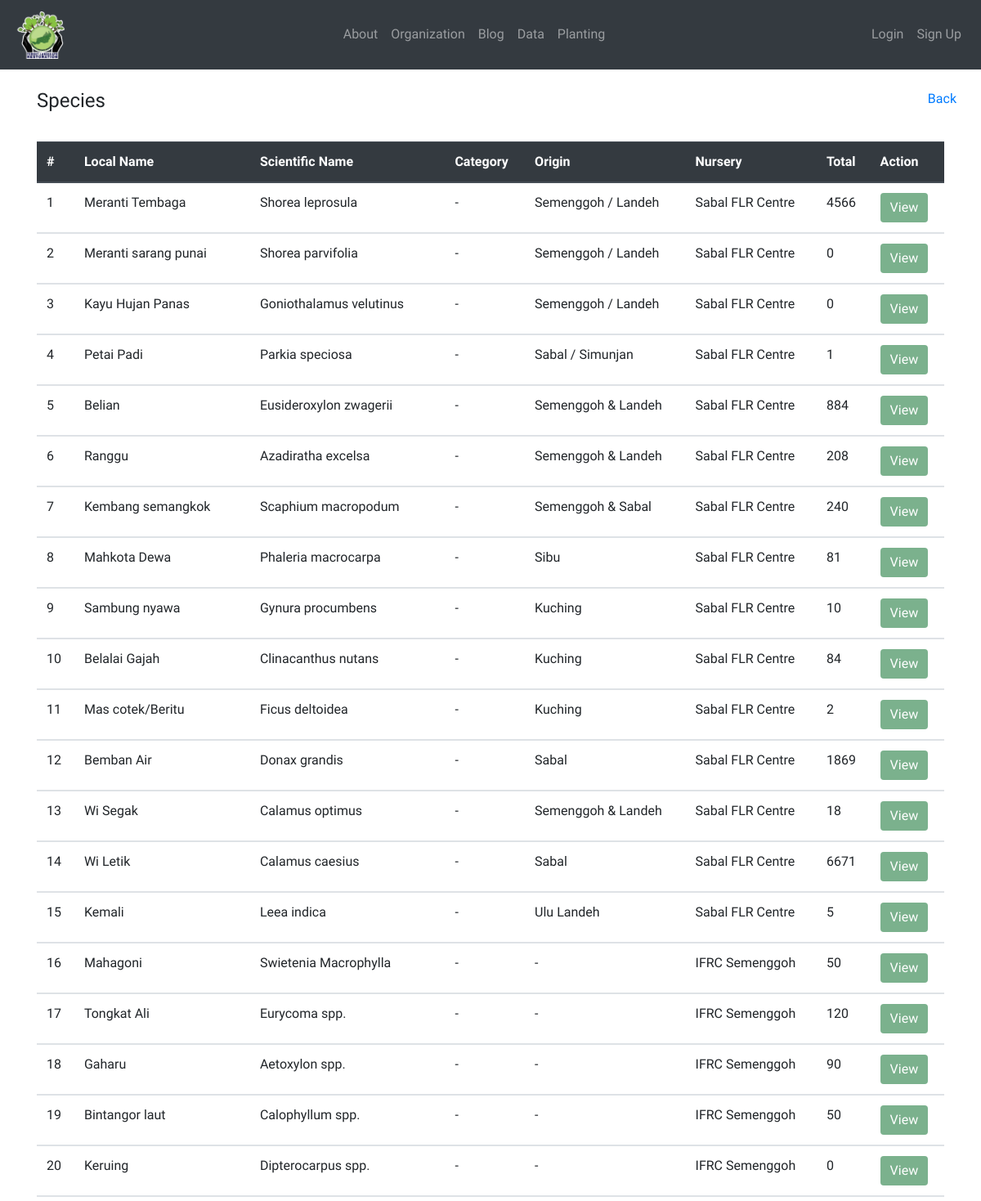
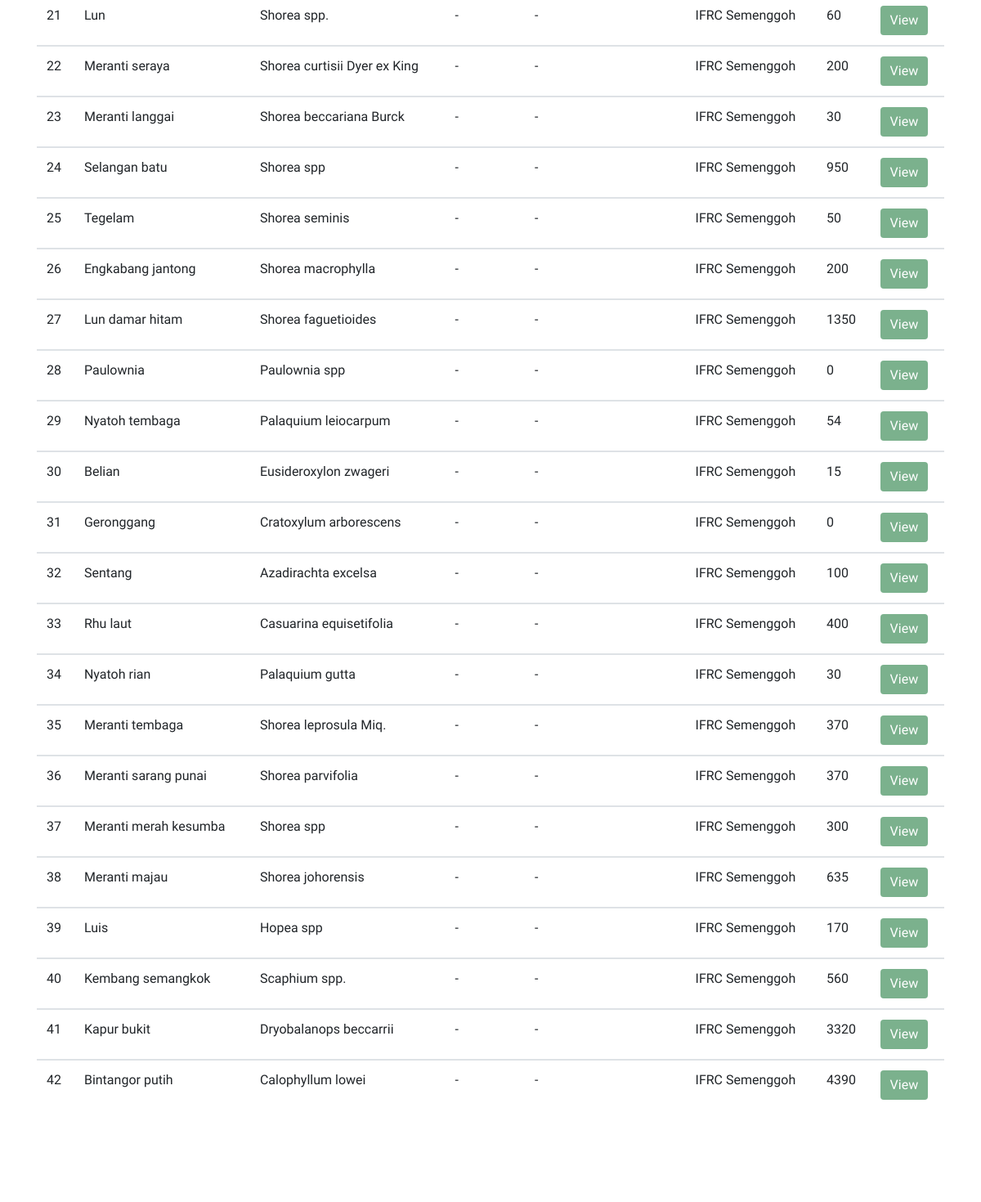
Before: /data/tree_species/ (upper part) with the older database file (2 pictures, top to bottom).
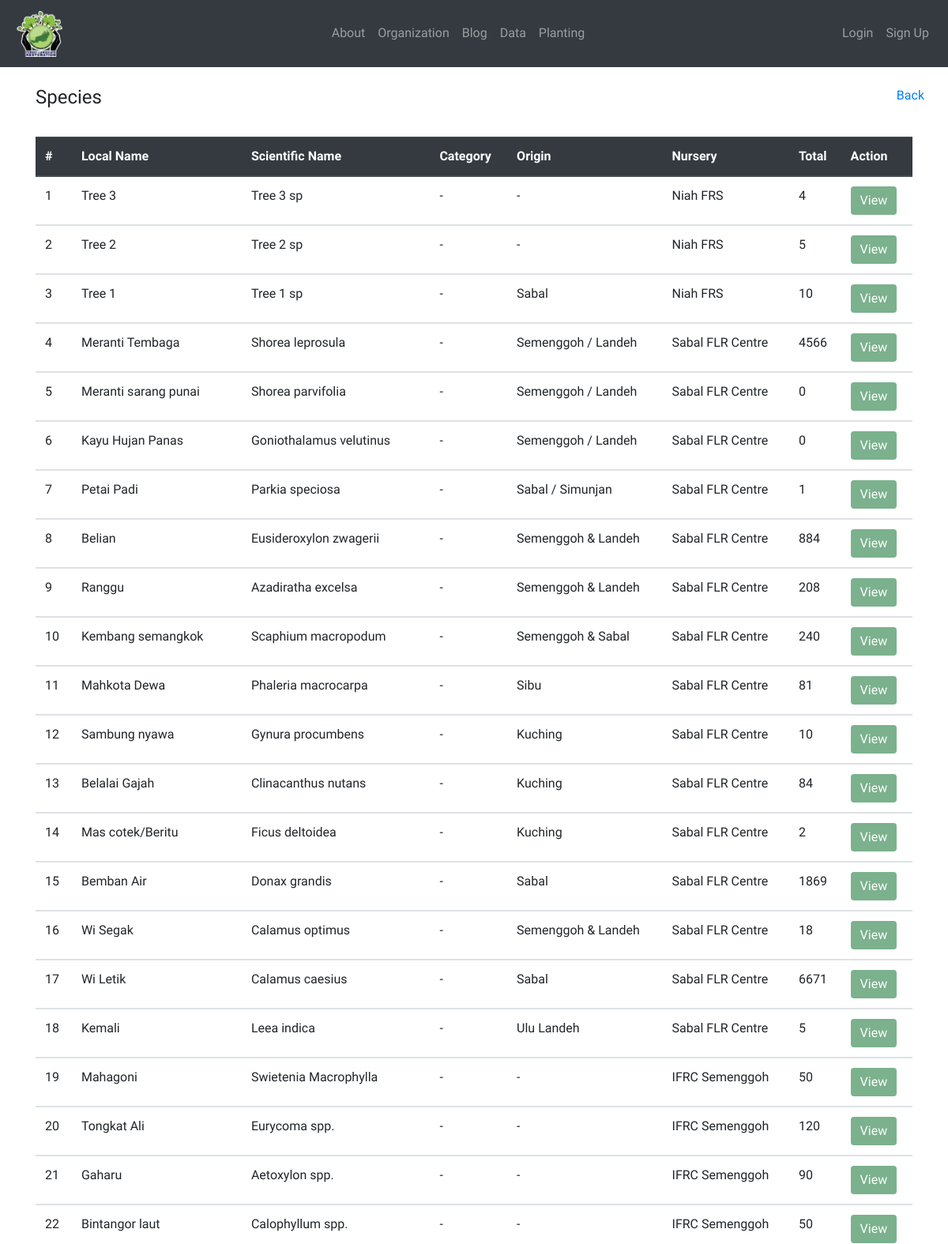
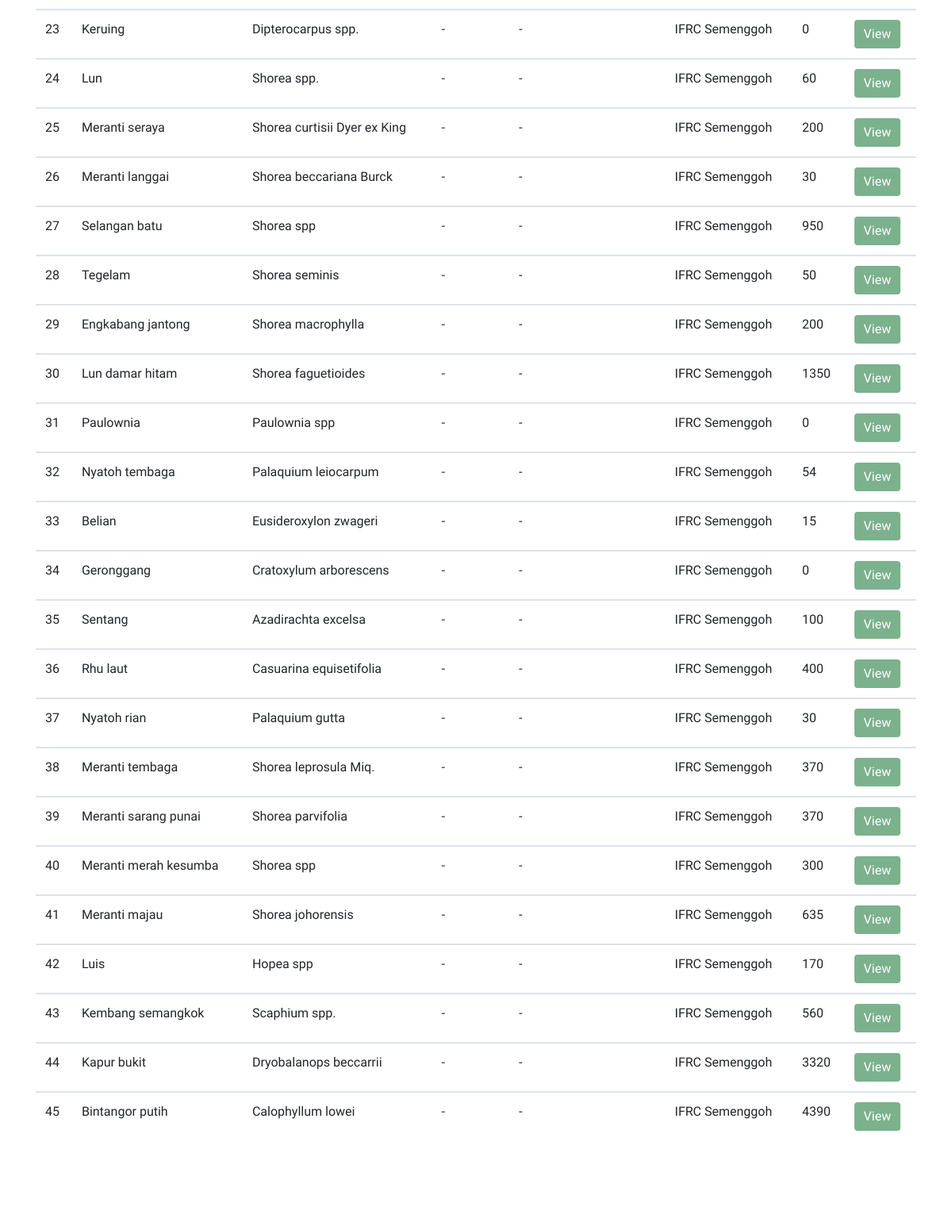
After: the same page with the newer database file (2 pictures, top to bottom).
### data/models.py (models this page shows, shortened)
class TreeSpeciesData(models.Model):
	date_input = models.DateTimeField(auto_now_add=True)
	tree_species_img = models.ImageField('Tree Species Image',null=True, blank=True, upload_to='tree_species_img/')
	local_name = models.CharField('Local Name', max_length=250)
	scientific_name = models.CharField(max_length=250, null=True)
	category = models.CharField(max_length=250, null=True)
	origin = models.CharField(max_length=250, null=True)
	quantity = models.IntegerField('Total', null=True)
	description = models.TextField(blank=True)
	nursery = models.CharField(max_length=250, blank=True)
	remarks = models.CharField(max_length=250, blank=True)

### data/views.py (the view)
# urls.py: path('tree_species/', TreeSpeciesView.as_view(), name='tree_species'),
class TreeSpeciesView(ListView):
	model = TreeSpeciesData
	template_name = 'data/tree_species.html'
	ordering = ['-date_input']

### data/templates/data/tree_species.html (shortened to what this page needs)
{% extends 'base.html' %}
{% block content %}
<div class="container" style="min-height: 100%">
	<br>
	<div class="row">
		<h4 class="col">Species</h4>
		<p><a href="{% url 'data' %}">Back</a></p>
	</div>
	<br>
	<div class="table-responsive">
		<table class="table">
			<thead class="thead-dark">
				<tr>
					<th scope="col">#</th>
					<th scope="col">Local Name</th>
					<th scope="col">Scientific Name</th>
					<th scope="col">Category</th>
					<th scope="col">Origin</th>
					<th scope="col">Nursery</th>
					<th scope="col">Total</th>
					<th scope="col">Action</th>
				</tr>
			</thead>
			{% for species in object_list %}
			<tbody>
				<tr>
					<td>{{ forloop.counter }}</td>
					<td>{{ species.local_name }}</td>
					<td>{{ species.scientific_name }}</td>
					<td>{{ species.category }}</td>
					<td>{{ species.origin }}</td>
					<td>{{ species.nursery }}</td>
					<td>{{ species.quantity }}</td>
					<td><a href="{% url 'tree_species_view' species.pk %}"><button type="button" class="btn btn-info">View</button></a></td>
				</tr>
			</tbody>
			{% endfor %}
		</table>
	</div>
</div>
{% endblock %}

Changed rows visible on the page:
added TreeSpeciesData: local_name "Tree 3", scientific_name "Tree 3 sp", category "-", origin "-", nursery "Niah FRS", quantity "4"
added TreeSpeciesData: local_name "Tree 2", scientific_name "Tree 2 sp", category "-", origin "-", nursery "Niah FRS", quantity "5"
added TreeSpeciesData: local_name "Tree 1", scientific_name "Tree 1 sp", category "-", origin "Sabal", nursery "Niah FRS", quantity "10"
